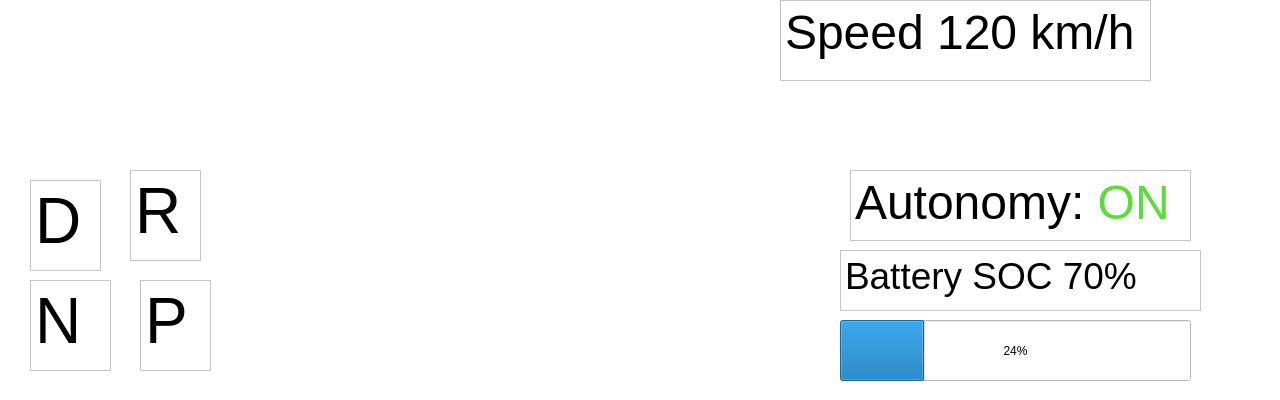
<?xml version="1.0" encoding="UTF-8"?>
<ui version="4.0">
 <class>MainWindow</class>
 <widget class="QMainWindow" name="MainWindow">
  <property name="geometry">
   <rect>
    <x>0</x>
    <y>0</y>
    <width>1280</width>
    <height>400</height>
   </rect>
  </property>
  <property name="windowTitle">
   <string>MainWindow</string>
  </property>
  <widget class="QWidget" name="centralwidget">
   <property name="maximumSize">
    <size>
     <width>1280</width>
     <height>16777215</height>
    </size>
   </property>
   <property name="styleSheet">
    <string notr="true">background-color: rgb(255, 255, 255);</string>
   </property>
   <widget class="QLabel" name="label_5">
    <property name="geometry">
     <rect>
      <x>260</x>
      <y>140</y>
      <width>161</width>
      <height>111</height>
     </rect>
    </property>
    <property name="text">
     <string/>
    </property>
    <property name="pixmap">
     <pixmap resource="resources.qrc">:/img/light_daylight.png</pixmap>
    </property>
   </widget>
   <widget class="QLabel" name="label_6">
    <property name="geometry">
     <rect>
      <x>260</x>
      <y>270</y>
      <width>111</width>
      <height>111</height>
     </rect>
    </property>
    <property name="text">
     <string/>
    </property>
    <property name="pixmap">
     <pixmap resource="resources.qrc">:/img/light_emergency.png</pixmap>
    </property>
   </widget>
   <widget class="QLabel" name="label_2">
    <property name="geometry">
     <rect>
      <x>50</x>
      <y>30</y>
      <width>111</width>
      <height>101</height>
     </rect>
    </property>
    <property name="text">
     <string/>
    </property>
    <property name="pixmap">
     <pixmap resource="resources.qrc">:/img/red_indicator_big.png</pixmap>
    </property>
   </widget>
   <widget class="QLabel" name="label_9">
    <property name="geometry">
     <rect>
      <x>220</x>
      <y>20</y>
      <width>91</width>
      <height>91</height>
     </rect>
    </property>
    <property name="text">
     <string/>
    </property>
    <property name="pixmap">
     <pixmap>img/imgMatAwk/lewyKierunkowskaz.png</pixmap>
    </property>
    <property name="scaledContents">
     <bool>true</bool>
    </property>
   </widget>
   <widget class="QLabel" name="label">
    <property name="geometry">
     <rect>
      <x>330</x>
      <y>20</y>
      <width>91</width>
      <height>91</height>
     </rect>
    </property>
    <property name="text">
     <string/>
    </property>
    <property name="pixmap">
     <pixmap>img/imgMatAwk/prawyKierunkowskaz.png</pixmap>
    </property>
    <property name="scaledContents">
     <bool>true</bool>
    </property>
   </widget>
   <widget class="QTextEdit" name="textEdit">
    <property name="geometry">
     <rect>
      <x>30</x>
      <y>180</y>
      <width>71</width>
      <height>91</height>
     </rect>
    </property>
    <property name="html">
     <string>&lt;!DOCTYPE HTML PUBLIC &quot;-//W3C//DTD HTML 4.0//EN&quot; &quot;http://www.w3.org/TR/REC-html40/strict.dtd&quot;&gt;
&lt;html&gt;&lt;head&gt;&lt;meta name=&quot;qrichtext&quot; content=&quot;1&quot; /&gt;&lt;meta charset=&quot;utf-8&quot; /&gt;&lt;style type=&quot;text/css&quot;&gt;
p, li { white-space: pre-wrap; }
hr { height: 1px; border-width: 0; }
li.unchecked::marker { content: &quot;\2610&quot;; }
li.checked::marker { content: &quot;\2612&quot;; }
&lt;/style&gt;&lt;/head&gt;&lt;body style=&quot; font-family:'Segoe UI'; font-size:9pt; font-weight:400; font-style:normal;&quot;&gt;
&lt;p style=&quot; margin-top:12px; margin-bottom:12px; margin-left:0px; margin-right:0px; -qt-block-indent:0; text-indent:0px;&quot;&gt;&lt;span style=&quot; font-size:48pt; color:#000000;&quot;&gt;D&lt;/span&gt;&lt;/p&gt;&lt;/body&gt;&lt;/html&gt;</string>
    </property>
   </widget>
   <widget class="QLabel" name="label_3">
    <property name="geometry">
     <rect>
      <x>10</x>
      <y>160</y>
      <width>231</width>
      <height>231</height>
     </rect>
    </property>
    <property name="text">
     <string/>
    </property>
    <property name="pixmap">
     <pixmap>img/imgMatAwk/Kwadrat.png</pixmap>
    </property>
    <property name="scaledContents">
     <bool>true</bool>
    </property>
   </widget>
   <widget class="QTextBrowser" name="textBrowser">
    <property name="geometry">
     <rect>
      <x>130</x>
      <y>170</y>
      <width>71</width>
      <height>91</height>
     </rect>
    </property>
    <property name="html">
     <string>&lt;!DOCTYPE HTML PUBLIC &quot;-//W3C//DTD HTML 4.0//EN&quot; &quot;http://www.w3.org/TR/REC-html40/strict.dtd&quot;&gt;
&lt;html&gt;&lt;head&gt;&lt;meta name=&quot;qrichtext&quot; content=&quot;1&quot; /&gt;&lt;meta charset=&quot;utf-8&quot; /&gt;&lt;style type=&quot;text/css&quot;&gt;
p, li { white-space: pre-wrap; }
hr { height: 1px; border-width: 0; }
li.unchecked::marker { content: &quot;\2610&quot;; }
li.checked::marker { content: &quot;\2612&quot;; }
&lt;/style&gt;&lt;/head&gt;&lt;body style=&quot; font-family:'Segoe UI'; font-size:9pt; font-weight:400; font-style:normal;&quot;&gt;
&lt;p style=&quot; margin-top:0px; margin-bottom:0px; margin-left:0px; margin-right:0px; -qt-block-indent:0; text-indent:0px;&quot;&gt;&lt;span style=&quot; font-size:48pt; color:#000000;&quot;&gt;R&lt;/span&gt;&lt;/p&gt;&lt;/body&gt;&lt;/html&gt;</string>
    </property>
   </widget>
   <widget class="QTextBrowser" name="textBrowser_2">
    <property name="geometry">
     <rect>
      <x>30</x>
      <y>280</y>
      <width>81</width>
      <height>91</height>
     </rect>
    </property>
    <property name="html">
     <string>&lt;!DOCTYPE HTML PUBLIC &quot;-//W3C//DTD HTML 4.0//EN&quot; &quot;http://www.w3.org/TR/REC-html40/strict.dtd&quot;&gt;
&lt;html&gt;&lt;head&gt;&lt;meta name=&quot;qrichtext&quot; content=&quot;1&quot; /&gt;&lt;meta charset=&quot;utf-8&quot; /&gt;&lt;style type=&quot;text/css&quot;&gt;
p, li { white-space: pre-wrap; }
hr { height: 1px; border-width: 0; }
li.unchecked::marker { content: &quot;\2610&quot;; }
li.checked::marker { content: &quot;\2612&quot;; }
&lt;/style&gt;&lt;/head&gt;&lt;body style=&quot; font-family:'Segoe UI'; font-size:9pt; font-weight:400; font-style:normal;&quot;&gt;
&lt;p style=&quot; margin-top:0px; margin-bottom:0px; margin-left:0px; margin-right:0px; -qt-block-indent:0; text-indent:0px;&quot;&gt;&lt;span style=&quot; font-size:48pt; color:#000000;&quot;&gt;N&lt;/span&gt;&lt;/p&gt;&lt;/body&gt;&lt;/html&gt;</string>
    </property>
   </widget>
   <widget class="QTextBrowser" name="textBrowser_3">
    <property name="geometry">
     <rect>
      <x>140</x>
      <y>280</y>
      <width>71</width>
      <height>91</height>
     </rect>
    </property>
    <property name="html">
     <string>&lt;!DOCTYPE HTML PUBLIC &quot;-//W3C//DTD HTML 4.0//EN&quot; &quot;http://www.w3.org/TR/REC-html40/strict.dtd&quot;&gt;
&lt;html&gt;&lt;head&gt;&lt;meta name=&quot;qrichtext&quot; content=&quot;1&quot; /&gt;&lt;meta charset=&quot;utf-8&quot; /&gt;&lt;style type=&quot;text/css&quot;&gt;
p, li { white-space: pre-wrap; }
hr { height: 1px; border-width: 0; }
li.unchecked::marker { content: &quot;\2610&quot;; }
li.checked::marker { content: &quot;\2612&quot;; }
&lt;/style&gt;&lt;/head&gt;&lt;body style=&quot; font-family:'Segoe UI'; font-size:9pt; font-weight:400; font-style:normal;&quot;&gt;
&lt;p style=&quot; margin-top:0px; margin-bottom:0px; margin-left:0px; margin-right:0px; -qt-block-indent:0; text-indent:0px;&quot;&gt;&lt;span style=&quot; font-size:48pt; color:#000000;&quot;&gt;P&lt;/span&gt;&lt;/p&gt;&lt;/body&gt;&lt;/html&gt;</string>
    </property>
   </widget>
   <widget class="QLabel" name="label_7">
    <property name="geometry">
     <rect>
      <x>430</x>
      <y>20</y>
      <width>401</width>
      <height>371</height>
     </rect>
    </property>
    <property name="text">
     <string/>
    </property>
    <property name="pixmap">
     <pixmap>img/imgMatAwk/predkosciomierz.png</pixmap>
    </property>
    <property name="scaledContents">
     <bool>true</bool>
    </property>
   </widget>
   <widget class="QLabel" name="label_8">
    <property name="geometry">
     <rect>
      <x>1160</x>
      <y>10</y>
      <width>111</width>
      <height>111</height>
     </rect>
    </property>
    <property name="text">
     <string/>
    </property>
    <property name="pixmap">
     <pixmap>img/imgMatAwk/menu.png</pixmap>
    </property>
    <property name="scaledContents">
     <bool>true</bool>
    </property>
   </widget>
   <widget class="QTextEdit" name="textEdit_2">
    <property name="geometry">
     <rect>
      <x>780</x>
      <y>0</y>
      <width>371</width>
      <height>81</height>
     </rect>
    </property>
    <property name="html">
     <string>&lt;!DOCTYPE HTML PUBLIC &quot;-//W3C//DTD HTML 4.0//EN&quot; &quot;http://www.w3.org/TR/REC-html40/strict.dtd&quot;&gt;
&lt;html&gt;&lt;head&gt;&lt;meta name=&quot;qrichtext&quot; content=&quot;1&quot; /&gt;&lt;meta charset=&quot;utf-8&quot; /&gt;&lt;style type=&quot;text/css&quot;&gt;
p, li { white-space: pre-wrap; }
hr { height: 1px; border-width: 0; }
li.unchecked::marker { content: &quot;\2610&quot;; }
li.checked::marker { content: &quot;\2612&quot;; }
&lt;/style&gt;&lt;/head&gt;&lt;body style=&quot; font-family:'Segoe UI'; font-size:9pt; font-weight:400; font-style:normal;&quot;&gt;
&lt;p style=&quot; margin-top:0px; margin-bottom:0px; margin-left:0px; margin-right:0px; -qt-block-indent:0; text-indent:0px;&quot;&gt;&lt;span style=&quot; font-size:36pt; color:#000000;&quot;&gt;Speed 120 km/h&lt;/span&gt;&lt;/p&gt;&lt;/body&gt;&lt;/html&gt;</string>
    </property>
   </widget>
   <widget class="QTextEdit" name="textEdit_3">
    <property name="geometry">
     <rect>
      <x>850</x>
      <y>170</y>
      <width>341</width>
      <height>71</height>
     </rect>
    </property>
    <property name="html">
     <string>&lt;!DOCTYPE HTML PUBLIC &quot;-//W3C//DTD HTML 4.0//EN&quot; &quot;http://www.w3.org/TR/REC-html40/strict.dtd&quot;&gt;
&lt;html&gt;&lt;head&gt;&lt;meta name=&quot;qrichtext&quot; content=&quot;1&quot; /&gt;&lt;meta charset=&quot;utf-8&quot; /&gt;&lt;style type=&quot;text/css&quot;&gt;
p, li { white-space: pre-wrap; }
hr { height: 1px; border-width: 0; }
li.unchecked::marker { content: &quot;\2610&quot;; }
li.checked::marker { content: &quot;\2612&quot;; }
&lt;/style&gt;&lt;/head&gt;&lt;body style=&quot; font-family:'Segoe UI'; font-size:9pt; font-weight:400; font-style:normal;&quot;&gt;
&lt;p style=&quot; margin-top:0px; margin-bottom:0px; margin-left:0px; margin-right:0px; -qt-block-indent:0; text-indent:0px;&quot;&gt;&lt;span style=&quot; font-size:36pt; color:#000000;&quot;&gt;Autonomy:&lt;/span&gt;&lt;span style=&quot; font-size:36pt;&quot;&gt; &lt;/span&gt;&lt;span style=&quot; font-size:36pt; color:#5fda3d;&quot;&gt;ON&lt;/span&gt;&lt;/p&gt;&lt;/body&gt;&lt;/html&gt;</string>
    </property>
   </widget>
   <widget class="QTextEdit" name="textEdit_4">
    <property name="geometry">
     <rect>
      <x>840</x>
      <y>250</y>
      <width>361</width>
      <height>61</height>
     </rect>
    </property>
    <property name="html">
     <string>&lt;!DOCTYPE HTML PUBLIC &quot;-//W3C//DTD HTML 4.0//EN&quot; &quot;http://www.w3.org/TR/REC-html40/strict.dtd&quot;&gt;
&lt;html&gt;&lt;head&gt;&lt;meta name=&quot;qrichtext&quot; content=&quot;1&quot; /&gt;&lt;meta charset=&quot;utf-8&quot; /&gt;&lt;style type=&quot;text/css&quot;&gt;
p, li { white-space: pre-wrap; }
hr { height: 1px; border-width: 0; }
li.unchecked::marker { content: &quot;\2610&quot;; }
li.checked::marker { content: &quot;\2612&quot;; }
&lt;/style&gt;&lt;/head&gt;&lt;body style=&quot; font-family:'Segoe UI'; font-size:9pt; font-weight:400; font-style:normal;&quot;&gt;
&lt;p style=&quot; margin-top:0px; margin-bottom:0px; margin-left:0px; margin-right:0px; -qt-block-indent:0; text-indent:0px;&quot;&gt;&lt;span style=&quot; font-size:28pt; color:#000000;&quot;&gt;Battery SOC 70%&lt;/span&gt;&lt;/p&gt;&lt;/body&gt;&lt;/html&gt;</string>
    </property>
   </widget>
   <widget class="QProgressBar" name="progressBar">
    <property name="geometry">
     <rect>
      <x>840</x>
      <y>320</y>
      <width>351</width>
      <height>61</height>
     </rect>
    </property>
    <property name="value">
     <number>24</number>
    </property>
   </widget>
   <zorder>label_3</zorder>
   <zorder>label_5</zorder>
   <zorder>label_6</zorder>
   <zorder>label_2</zorder>
   <zorder>label_9</zorder>
   <zorder>label</zorder>
   <zorder>textEdit</zorder>
   <zorder>textBrowser</zorder>
   <zorder>textBrowser_2</zorder>
   <zorder>textBrowser_3</zorder>
   <zorder>label_7</zorder>
   <zorder>label_8</zorder>
   <zorder>textEdit_2</zorder>
   <zorder>textEdit_3</zorder>
   <zorder>textEdit_4</zorder>
   <zorder>progressBar</zorder>
  </widget>
 </widget>
 <resources>
  <include location="resources.qrc"/>
 </resources>
 <connections/>
</ui>
